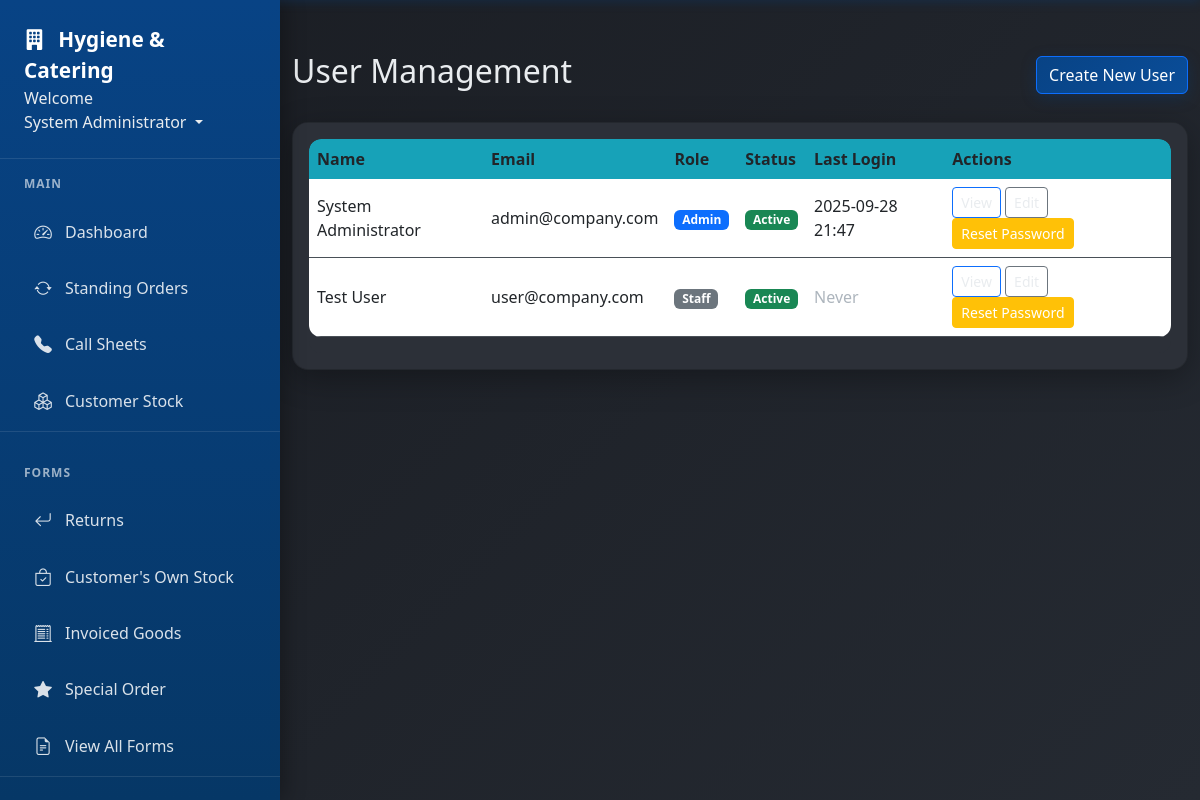
Page /users (signed in) on the earlier database version.
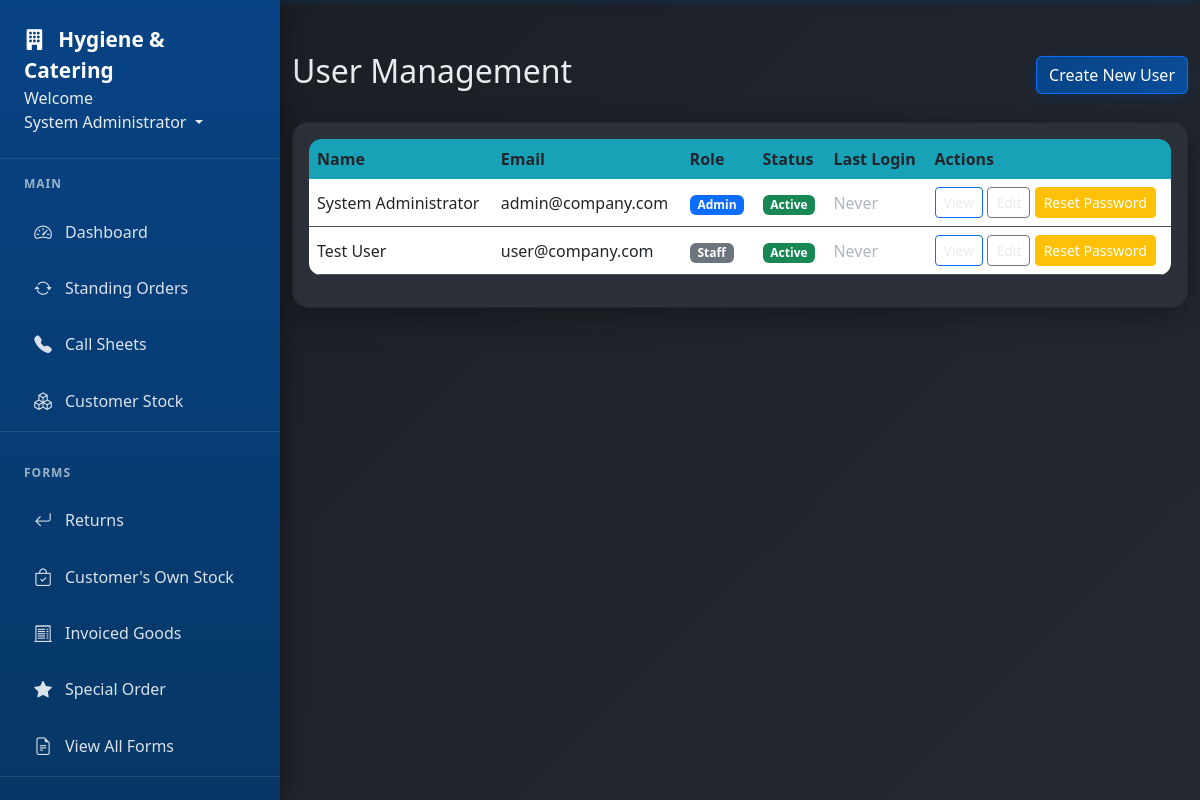
Same page on the later database version.
### app/models.py (models this page shows, shortened)
class User(db.Model, UserMixin):
    id = db.Column(db.Integer, primary_key=True)
    username = db.Column(db.String(20), unique=True, nullable=False)  # Keep for system use
    email = db.Column(db.String(120), unique=True, nullable=False, index=True)  # Primary identifier
    full_name = db.Column(db.String(100), nullable=False)
    password_hash = db.Column(db.String(128), nullable=False)  # Changed from 'password' to 'password_hash'
    role = db.Column(db.String(20), nullable=False)
    job_title = db.Column(db.String(100))
    direct_phone = db.Column(db.String(20))
    mobile_phone = db.Column(db.String(20))
    is_active = db.Column(db.Boolean, default=True)
    must_change_password = db.Column(db.Boolean, default=False)
    created_at = db.Column(db.DateTime, nullable=False, default=datetime.utcnow)
    last_login = db.Column(db.DateTime)
    forms = db.relationship('Form', foreign_keys='Form.user_id', backref='author', lazy=True)
    callsheet_entries = db.relationship('CallsheetEntry', backref='entered_by', lazy=True)
    callsheets_created = db.relationship('Callsheet', backref='created_by_user', lazy=True)
    todo_items = db.relationship('TodoItem', backref='user', lazy=True, cascade='all, delete-orphan')
    company_updates = db.relationship('CompanyUpdate', backref='author', lazy=True, cascade='all, delete-orphan')

### app/routes.py (the view)
@main.route('/users')
@login_required
@admin_required
def users():
    users = User.query.order_by(User.full_name).all()
    return render_template('users.html', title='User Management', users=users)

### app/models.py (called while the page is built)
@login_manager.user_loader
def load_user(user_id):
    return User.query.get(int(user_id))

### app/routes.py (called while the page is built)
def admin_required(f):
    @wraps(f)
    def decorated_function(*args, **kwargs):
        if not current_user.is_authenticated or current_user.role != 'admin':
            flash('Admin access required.', 'danger')
            return redirect(url_for('main.dashboard'))
        return f(*args, **kwargs)
    return decorated_function

### app/templates/users.html (shortened to what this page needs)
{% extends "base.html" %} {% block content %}
<div class="d-flex justify-content-between align-items-center mb-4">
  <h2>User Management</h2>
  <a href="{{ url_for('main.create_user') }}" class="btn btn-primary">
     Create New User
  </a>
</div>
<div class="card">
  <div class="card-body">
    <div class="table-responsive">
      <table class="table table-hover">
        <thead>
          <tr>
            <th>Name</th>
            <th>Email</th>
            <th>Role</th>
            <th>Status</th>
            <th>Last Login</th>
            <th>Actions</th>
          </tr>
        </thead>
        <tbody>
          {% for user in users %}
          <tr>
            <td>{{ user.full_name }}</td>
            <td>{{ user.email }}</td>
            <td>
              <span
                class="badge bg-{{ 'primary' if user.role == 'admin' else 'secondary' }}"
              >
                {{ user.role.title() }}
              </span>
            </td>
            <td>
              <span
                class="badge bg-{{ 'success' if user.is_active else 'danger' }}"
              >
                {{ 'Active' if user.is_active else 'Inactive' }}
              </span>
            </td>
            <td>
              {% if user.last_login %} {{ user.last_login.strftime('%Y-%m-%d
              %H:%M') }} {% else %}
              <span class="text-muted">Never</span>
              {% endif %}
            </td>
            <td>
              <a
                href="{{ url_for('main.user_profile', user_id=user.id) }}"
                class="btn btn-sm btn-outline-primary"
                >View</a
              >
              <a
                href="{{ url_for('main.edit_user', user_id=user.id) }}"
                class="btn btn-sm btn-outline-secondary"
                >Edit</a
              >
              <button
                class="btn btn-sm btn-warning"
                onclick="resetPassword({{ user.id }}, '{{ user.full_name }}')"
              >
                Reset Password
              </button>
            </td>
          </tr>
          {% endfor %}
        </tbody>
      </table>
    </div>
  </div>
</div>
 {% endblock %}

### app/templates/base.html (shortened to what this page needs)
<!DOCTYPE html>
<html lang="en">
  <head>
    <link
      rel="stylesheet"
      href="{{ url_for('static', filename='style.css') }}"
    />
    <link
      href="https://cdn.jsdelivr.net/npm/bootstrap@5.3.0/dist/css/bootstrap.min.css"
      rel="stylesheet"
    />
    <link
      href="https://cdn.jsdelivr.net/npm/bootstrap-icons@1.11.0/font/bootstrap-icons.css"
      rel="stylesheet"
    />
  </head>
  <body>
    <nav class="nav-sidebar" id="navSidebar">
      <div class="nav-sidebar-header">
        <a href="{{ url_for('main.dashboard') }}" class="nav-sidebar-brand">
          <i class="bi bi-building-fill me-2"></i>
          Hygiene & Catering
        </a>
        <li class="nav-item dropdown" style="display: block">
          <text>Welcome</text>
          <a
            class="nav-link dropdown-toggle"
            href="#"
            id="userDropdown"
            role="button"
            data-bs-toggle="dropdown"
          >
             {{ current_user.full_name or
            current_user.username }}
          </a>
        </li>
      </div>
      {% if current_user.is_authenticated %}
      <div class="nav-sidebar-nav">
        <div class="nav-section">
          <div class="nav-section-title">Main</div>
          <div class="nav-item">
            <a class="nav-link" href="{{ url_for('main.dashboard') }}">
              <i class="bi bi-speedometer2"></i>
              Dashboard
            </a>
          </div>
          <div class="nav-item">
            <a class="nav-link" href="{{ url_for('main.standing_orders') }}">
              <i class="bi bi-arrow-repeat"></i>
              Standing Orders
            </a>
          </div>
          <div class="nav-item">
            <a class="nav-link" href="{{ url_for('main.callsheets') }}">
              <i class="bi bi-telephone-fill"></i>
              Call Sheets
            </a>
          </div>
          <div class="nav-item">
            <a class="nav-link" href="{{ url_for('main.customer_stock') }}">
              <i class="bi bi-boxes"></i>
              Customer Stock
            </a>
          </div>
        </div>
        <div class="nav-section">
          <div class="nav-section-title">Forms</div>
          <div class="nav-item">
            <a class="nav-link" href="{{ url_for('main.returns') }}">
              <i class="bi bi-arrow-return-left"></i>
              Returns
            </a>
          </div>
          <div class="nav-item">
            <a class="nav-link" href="{{ url_for('main.branded_stock') }}">
              <i class="bi bi-bag-check"></i>
              Customer's Own Stock
            </a>
          </div>
          <div class="nav-item">
            <a class="nav-link" href="{{ url_for('main.invoice_correction') }}">
              <i class="bi bi-receipt-cutoff"></i>
              Invoiced Goods
            </a>
          </div>
          <div class="nav-item">
            <a class="nav-link" href="{{ url_for('main.special_order') }}">
              <i class="bi bi-star-fill"></i>
              Special Order
            </a>
          </div>
          <div class="nav-item">
            <a class="nav-link" href="{{ url_for('main.forms') }}">
              <i class="bi bi-file-earmark-text"></i>
              View All Forms
            </a>
          </div>
        </div>
      </div>
      {% endif %}
    </nav>
    <div class="main-content" id="mainContent">
      <div class="container-fluid">
         {% block content %}{% endblock %}
      </div>
    </div>
  </body>
</html>

### app/static/style.css (style rules this page uses)
:root { --primary-blue: #084385; --primary-blue-light: #0a4d99; --primary-blue-dark: #063766; --dark-bg: #1a1d23; --dark-card: #2c3038; --dark-card-hover: #353a44; --text-light: #e9ecef; --text-muted: #adb5bd !important; --border-color: #495057; --success: #20c997; --warning: #ffc107; --danger: #dc3545; --info: #17a2b8; }
body { background: linear-gradient(135deg, var(--dark-bg) 0%, #252a32 100%); color: var(--text-light); font-family: "Segoe UI", Tahoma, Geneva, Verdana, sans-serif; min-height: 100vh; }
body, .card, .card-body, .table, .modal-body { color: var(--text-light) !important; }
.nav-sidebar { position: fixed; top: 0; left: 0; height: 100vh; width: 280px; background: linear-gradient( 180deg, var(--primary-blue) 0%, var(--primary-blue-dark) 100% ); box-shadow: 4px 0 20px rgba(0, 0, 0, 0.3); transition: transform 0.3s ease; z-index: 1050; overflow-y: auto; display: flex; flex-direction: column; }
.nav-sidebar-header { padding: 1.5rem; border-bottom: 1px solid rgba(255, 255, 255, 0.1); flex-shrink: 0; }
.nav-sidebar-brand { color: white !important; font-weight: 700; font-size: 1.3rem; text-decoration: none; }
.nav-sidebar-nav { padding: 1rem 0; flex: 1; overflow-y: auto; }
.nav-section { margin-bottom: 2rem; border-bottom: 1px solid rgba(255, 255, 255, 0.1); }
.nav-section-title { color: rgba(255, 255, 255, 0.6); font-size: 0.75rem; font-weight: 600; text-transform: uppercase; letter-spacing: 1px; padding: 0 1.5rem; margin-bottom: 0.75rem; }
.nav-sidebar-nav .nav-item, .nav-section .nav-item { margin: 0.25rem 1rem; }
.nav-sidebar-nav .nav-link, .nav-section .nav-link { display: flex; align-items: center; padding: 0.75rem 1rem; color: rgba(255, 255, 255, 0.85) !important; text-decoration: none; border-radius: 12px; transition: all 0.3s ease; font-weight: 500; border: 1px solid transparent; position: relative; overflow: hidden; }
.nav-sidebar-nav .nav-link i, .nav-section .nav-link i { margin-right: 0.75rem; font-size: 1.1rem; width: 20px; text-align: center; }
.main-content { margin-left: 280px; min-height: 100vh; }
@media (min-width: 769px) { .main-content { padding-top: 2rem; } }
.card { background: var(--dark-card) !important; border: 1px solid var(--border-color); border-radius: 16px !important; box-shadow: 0 8px 32px rgba(0, 0, 0, 0.3); margin-bottom: 24px; transition: all 0.3s ease; overflow: hidden; }
.card-body { background: var(--dark-card); padding: 1.5rem; color: var(--text-light); border-radius: 0 0 16px 16px; }
.btn { border-radius: 12px; font-weight: 500; padding: 0.6rem 1.2rem; transition: all 0.3s ease; border: none; color: white !important; }
.btn-primary { background: linear-gradient( 135deg, var(--primary-blue) 0%, var(--primary-blue-light) 100% ); color: white !important; box-shadow: 0 4px 15px rgba(8, 67, 133, 0.3); }
.btn-warning { background: var(--warning); color: #000; }
.btn-outline-primary { border: 2px solid var(--primary-blue); color: #e9ecef !important; background: transparent; }
.btn-outline-secondary { border: 2px solid var(--border-color); color: #e9ecef !important; background: transparent; }
.table { background: var(--dark-card); border-radius: 12px; overflow: hidden; color: var(--text-light); }
.table th { background: var(--info) !important; border: none; font-weight: 600; padding: 1rem; }
.table td { border-color: var(--border-color); padding: 1rem; vertical-align: middle; }
.table-responsive { background: var(--dark-card); border-radius: 12px; }
.badge { border-radius: 8px; font-weight: 500; padding: 0.4em 0.8em; }
.bg-primary { background-color: var(--primary-blue) !important; }
.bg-secondary { background: var(--border-color) !important; }
.text-muted { color: #adb5bd !important; }
.container, .container-fluid { padding-top: 20px; }
.main-content { flex: 1; }
.card .text-muted, .update-meta, .form-text { color: #adb5bd !important; }

Differences in the rows shown:
changed User "System Administrator": last_login "2025-09-28 21:47" → (not shown); now shows "Never"
